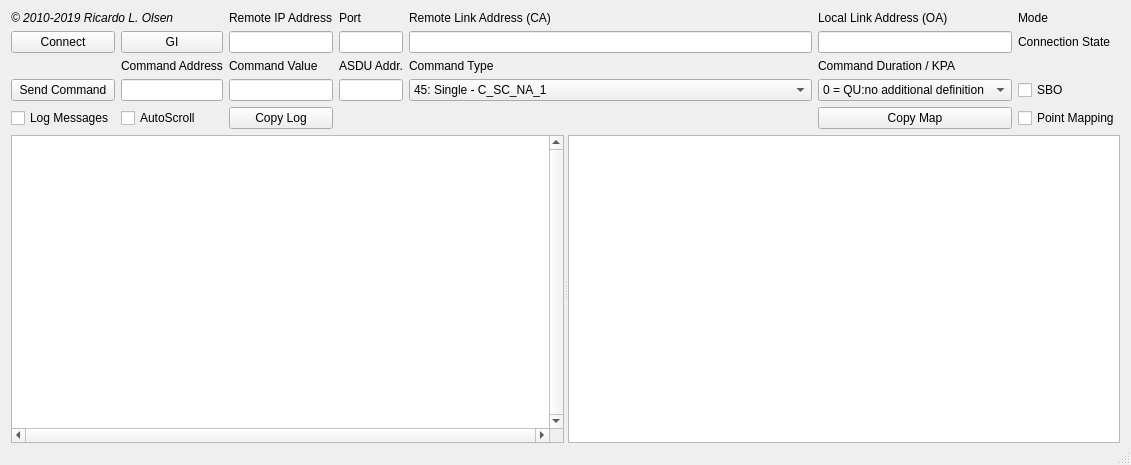
<?xml version="1.0" encoding="UTF-8"?>
<ui version="4.0">
 <class>MainWindow</class>
 <widget class="QMainWindow" name="MainWindow">
  <property name="geometry">
   <rect>
    <x>0</x>
    <y>0</y>
    <width>968</width>
    <height>465</height>
   </rect>
  </property>
  <property name="windowTitle">
   <string>MainWindow</string>
  </property>
  <widget class="QWidget" name="centralWidget">
   <layout class="QGridLayout" name="gridLayout">
    <property name="bottomMargin">
     <number>0</number>
    </property>
    <item row="5" column="0" colspan="7">
     <widget class="QSplitter" name="splitter">
      <property name="sizePolicy">
       <sizepolicy hsizetype="Expanding" vsizetype="Expanding">
        <horstretch>0</horstretch>
        <verstretch>0</verstretch>
       </sizepolicy>
      </property>
      <property name="maximumSize">
       <size>
        <width>16777215</width>
        <height>16777215</height>
       </size>
      </property>
      <property name="orientation">
       <enum>Qt::Horizontal</enum>
      </property>
      <widget class="QListWidget" name="lwLog">
       <property name="sizePolicy">
        <sizepolicy hsizetype="Expanding" vsizetype="Expanding">
         <horstretch>0</horstretch>
         <verstretch>0</verstretch>
        </sizepolicy>
       </property>
       <property name="font">
        <font>
         <family>Courier New</family>
         <pointsize>9</pointsize>
        </font>
       </property>
       <property name="verticalScrollBarPolicy">
        <enum>Qt::ScrollBarAlwaysOn</enum>
       </property>
       <property name="horizontalScrollBarPolicy">
        <enum>Qt::ScrollBarAlwaysOn</enum>
       </property>
       <property name="selectionMode">
        <enum>QAbstractItemView::NoSelection</enum>
       </property>
       <property name="resizeMode">
        <enum>QListView::Adjust</enum>
       </property>
       <property name="layoutMode">
        <enum>QListView::SinglePass</enum>
       </property>
      </widget>
      <widget class="QTableWidget" name="twPontos">
       <property name="sizePolicy">
        <sizepolicy hsizetype="Expanding" vsizetype="Expanding">
         <horstretch>0</horstretch>
         <verstretch>0</verstretch>
        </sizepolicy>
       </property>
      </widget>
     </widget>
    </item>
    <item row="1" column="5">
     <widget class="QLineEdit" name="leMasterAddress"/>
    </item>
    <item row="2" column="4">
     <widget class="QLabel" name="label_7">
      <property name="text">
       <string>Command Type</string>
      </property>
     </widget>
    </item>
    <item row="1" column="4">
     <widget class="QLineEdit" name="leLinkAddress"/>
    </item>
    <item row="2" column="1">
     <widget class="QLabel" name="label_5">
      <property name="text">
       <string>Command Address</string>
      </property>
     </widget>
    </item>
    <item row="1" column="1">
     <widget class="QPushButton" name="pbGI">
      <property name="text">
       <string>GI</string>
      </property>
     </widget>
    </item>
    <item row="2" column="5">
     <widget class="QLabel" name="label_8">
      <property name="text">
       <string>Command Duration / KPA</string>
      </property>
     </widget>
    </item>
    <item row="3" column="5">
     <widget class="QComboBox" name="cbCmdDuration">
      <item>
       <property name="text">
        <string>0 = QU:no additional definition</string>
       </property>
      </item>
      <item>
       <property name="text">
        <string>1 = QU:short pulse</string>
       </property>
      </item>
      <item>
       <property name="text">
        <string>2 = QU:long pulse</string>
       </property>
      </item>
      <item>
       <property name="text">
        <string>3 = QU:persistent output</string>
       </property>
      </item>
      <item>
       <property name="text">
        <string>0 = KPA:unused</string>
       </property>
      </item>
      <item>
       <property name="text">
        <string>1 = KPA:threshold</string>
       </property>
      </item>
      <item>
       <property name="text">
        <string>2 = KPA:filter</string>
       </property>
      </item>
      <item>
       <property name="text">
        <string>3 = KPA:lolimit</string>
       </property>
      </item>
      <item>
       <property name="text">
        <string>4 = KPA:hilimit</string>
       </property>
      </item>
     </widget>
    </item>
    <item row="1" column="6">
     <widget class="QLabel" name="lbStatus">
      <property name="text">
       <string>Connection State</string>
      </property>
     </widget>
    </item>
    <item row="3" column="6">
     <widget class="QCheckBox" name="cbSBO">
      <property name="text">
       <string>SBO</string>
      </property>
     </widget>
    </item>
    <item row="2" column="2">
     <widget class="QLabel" name="label_6">
      <property name="text">
       <string>Command Value</string>
      </property>
     </widget>
    </item>
    <item row="1" column="2">
     <widget class="QLineEdit" name="leIPRemoto"/>
    </item>
    <item row="3" column="0">
     <widget class="QPushButton" name="pbSendCommandsButton">
      <property name="text">
       <string>Send Command</string>
      </property>
     </widget>
    </item>
    <item row="3" column="1">
     <widget class="QLineEdit" name="leCmdAddress">
      <property name="toolTip">
       <string/>
      </property>
     </widget>
    </item>
    <item row="3" column="2">
     <widget class="QLineEdit" name="leCmdValue"/>
    </item>
    <item row="3" column="4">
     <widget class="QComboBox" name="cbCmdAsdu">
      <item>
       <property name="text">
        <string>45: Single - C_SC_NA_1</string>
       </property>
      </item>
      <item>
       <property name="text">
        <string>46: Double - C_DC_NA_1</string>
       </property>
      </item>
      <item>
       <property name="text">
        <string>47: Reg. Step - C_RC_NA_1</string>
       </property>
      </item>
      <item>
       <property name="text">
        <string>58: Single with time tag - C_SC_TA_1</string>
       </property>
      </item>
      <item>
       <property name="text">
        <string>59: Double with time tag - C_DC_TA_1</string>
       </property>
      </item>
      <item>
       <property name="text">
        <string>60: Reg. Step with time tag - C_RC_TA_1</string>
       </property>
      </item>
      <item>
       <property name="text">
        <string>48: Set-point normalised value - C_SE_NA_1</string>
       </property>
      </item>
      <item>
       <property name="text">
        <string>49: Set-point scaled value - C_SE_NB_1</string>
       </property>
      </item>
      <item>
       <property name="text">
        <string>50: Set-point short floating point value - C_SE_NC_1</string>
       </property>
      </item>
      <item>
       <property name="text">
        <string>61: Set-point normalised value with time tag - C_SE_TA_1</string>
       </property>
      </item>
      <item>
       <property name="text">
        <string>62: Set-point scaled value with time tag - C_SE_TB_1</string>
       </property>
      </item>
      <item>
       <property name="text">
        <string>63: Set-point short floating point value with time tag - C_SE_TC_1</string>
       </property>
      </item>
      <item>
       <property name="text">
        <string>101: Counter Interrogation Command - C_CI_NA_1 *NOT IMPL</string>
       </property>
      </item>
      <item>
       <property name="text">
        <string>102: Read Command - C_RD_NA_1 *NOT IMPL</string>
       </property>
      </item>
      <item>
       <property name="text">
        <string>103: Clock Syncronization - C_CS_NA_1</string>
       </property>
      </item>
      <item>
       <property name="text">
        <string>105: Reset Process Command - C_RP_NA_1</string>
       </property>
      </item>
      <item>
       <property name="text">
        <string>107: Test Command with time tag - C_TS_TA_1</string>
       </property>
      </item>
      <item>
       <property name="text">
        <string>110: Parameter of measured normalized value - P_ME_NA_1</string>
       </property>
      </item>
      <item>
       <property name="text">
        <string>111: Parameter of measured scaled value - P_ME_NB_1</string>
       </property>
      </item>
      <item>
       <property name="text">
        <string>112: Parameter of measured short floating point value - P_ME_NC_1</string>
       </property>
      </item>
      <item>
       <property name="text">
        <string>113: Parameter activation - P_AC_NA_1</string>
       </property>
      </item>
     </widget>
    </item>
    <item row="4" column="1">
     <widget class="QCheckBox" name="cbAutoScroll">
      <property name="text">
       <string>AutoScroll</string>
      </property>
      <property name="checked">
       <bool>false</bool>
      </property>
     </widget>
    </item>
    <item row="4" column="0">
     <widget class="QCheckBox" name="cbLog">
      <property name="text">
       <string>Log Messages</string>
      </property>
     </widget>
    </item>
    <item row="0" column="5">
     <widget class="QLabel" name="label_4">
      <property name="text">
       <string>Local Link Address (OA)</string>
      </property>
     </widget>
    </item>
    <item row="0" column="2">
     <widget class="QLabel" name="label_2">
      <property name="text">
       <string>Remote IP Address</string>
      </property>
     </widget>
    </item>
    <item row="0" column="6">
     <widget class="QLabel" name="lbMode">
      <property name="text">
       <string>Mode</string>
      </property>
     </widget>
    </item>
    <item row="0" column="4">
     <widget class="QLabel" name="label_3">
      <property name="text">
       <string>Remote Link Address (CA)</string>
      </property>
     </widget>
    </item>
    <item row="0" column="0" colspan="2">
     <widget class="QLabel" name="lbCopyright">
      <property name="font">
       <font>
        <italic>true</italic>
       </font>
      </property>
      <property name="text">
       <string>© 2010-2019 Ricardo L. Olsen</string>
      </property>
     </widget>
    </item>
    <item row="1" column="0">
     <widget class="QPushButton" name="pbConnect">
      <property name="text">
       <string>Connect</string>
      </property>
     </widget>
    </item>
    <item row="4" column="2">
     <widget class="QPushButton" name="pbCopyClipb">
      <property name="text">
       <string>Copy Log</string>
      </property>
     </widget>
    </item>
    <item row="3" column="3">
     <widget class="QLineEdit" name="leASDUAddr">
      <property name="toolTip">
       <string>Put here the ASDU address for commands.
If empty will use remote link address.</string>
      </property>
     </widget>
    </item>
    <item row="2" column="3">
     <widget class="QLabel" name="label">
      <property name="text">
       <string>ASDU Addr.</string>
      </property>
     </widget>
    </item>
    <item row="1" column="3">
     <widget class="QLineEdit" name="lePort"/>
    </item>
    <item row="0" column="3">
     <widget class="QLabel" name="label_9">
      <property name="text">
       <string>Port</string>
      </property>
     </widget>
    </item>
    <item row="4" column="6">
     <widget class="QCheckBox" name="cbPointMap">
      <property name="text">
       <string>Point Mapping</string>
      </property>
      <property name="checked">
       <bool>false</bool>
      </property>
     </widget>
    </item>
    <item row="4" column="5">
     <widget class="QPushButton" name="pbCopyVals">
      <property name="text">
       <string>Copy Map</string>
      </property>
     </widget>
    </item>
   </layout>
  </widget>
  <widget class="QMenuBar" name="menuBar">
   <property name="geometry">
    <rect>
     <x>0</x>
     <y>0</y>
     <width>968</width>
     <height>21</height>
    </rect>
   </property>
  </widget>
  <widget class="QStatusBar" name="statusBar"/>
 </widget>
 <layoutdefault spacing="6" margin="11"/>
 <tabstops>
  <tabstop>pbConnect</tabstop>
  <tabstop>pbGI</tabstop>
  <tabstop>leIPRemoto</tabstop>
  <tabstop>lePort</tabstop>
  <tabstop>leLinkAddress</tabstop>
  <tabstop>leMasterAddress</tabstop>
  <tabstop>pbSendCommandsButton</tabstop>
  <tabstop>leCmdAddress</tabstop>
  <tabstop>leCmdValue</tabstop>
  <tabstop>leASDUAddr</tabstop>
  <tabstop>cbCmdAsdu</tabstop>
  <tabstop>cbCmdDuration</tabstop>
  <tabstop>cbSBO</tabstop>
  <tabstop>cbLog</tabstop>
  <tabstop>cbAutoScroll</tabstop>
  <tabstop>pbCopyClipb</tabstop>
  <tabstop>pbCopyVals</tabstop>
  <tabstop>cbPointMap</tabstop>
  <tabstop>lwLog</tabstop>
  <tabstop>twPontos</tabstop>
 </tabstops>
 <resources/>
 <connections/>
</ui>
